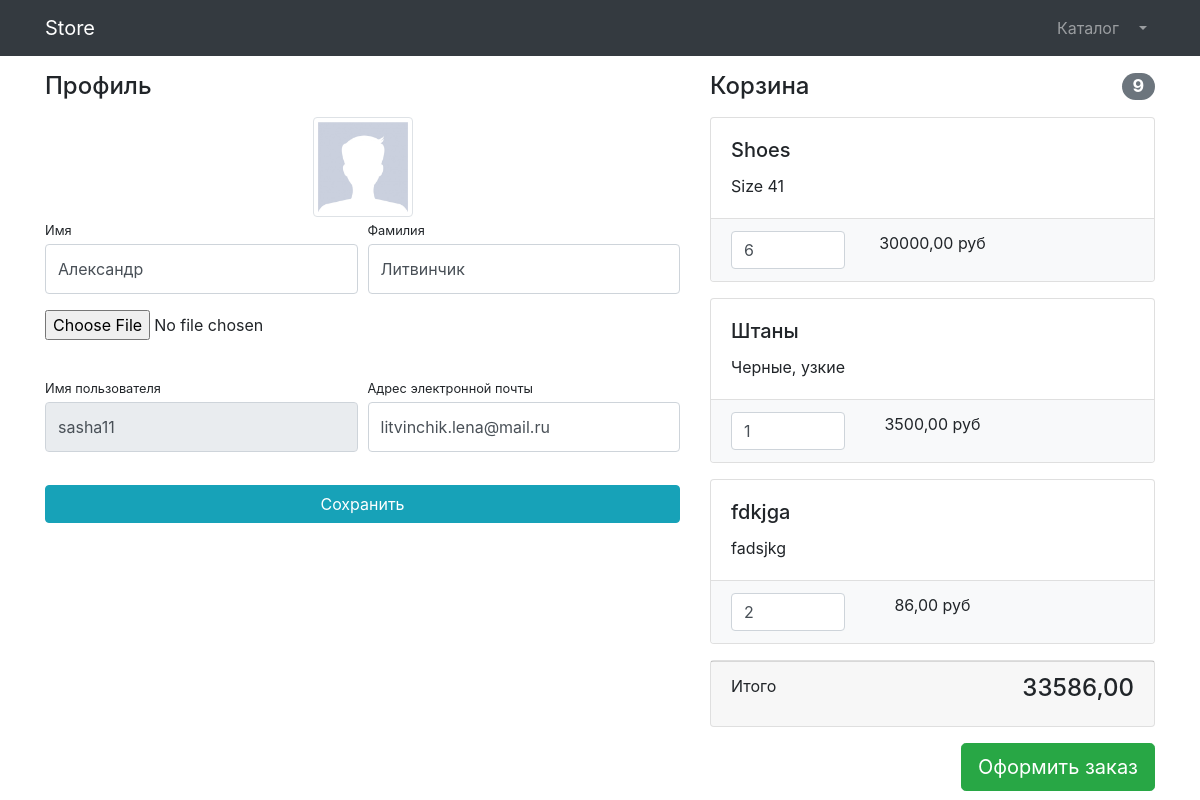
Page /accounts/profile/4/ (signed in) on the committed database.
### users/models.py (models this page shows)
class User(AbstractUser):
    image = models.ImageField(upload_to='users_image', null=True, blank=True)
    is_verified_email = models.BooleanField(default=False)

### products/models.py (models this page shows, shortened)
class Basket(models.Model):
    user = models.ForeignKey(to=User, on_delete=models.CASCADE)
    product = models.ForeignKey(to=Product, on_delete=models.CASCADE)
    quantity = models.PositiveIntegerField(default=0)
    created_timestamp = models.DateTimeField(auto_now_add=True)
    objects = BasketQuerySet.as_manager()
    def sum(self):
        return self.product.price * self.quantity

class Product(models.Model):
    name = models.CharField(max_length=256)
    description = models.TextField()
    price = models.DecimalField(max_digits=6, decimal_places=2)
    quantity = models.PositiveIntegerField(default=0)
    image = models.ImageField(upload_to='products_images')
    category = models.ForeignKey(to=ProductCategory, on_delete=models.CASCADE)
    class Meta:
        verbose_name = 'product'
        verbose_name_plural = 'products'

### users/views.py (the view, shortened to what this page needs)
# urls.py: path('profile/<int:pk>/', login_required(UserProfileView.as_view()), name='profile'),
class UserProfileView(TitleMixin, UpdateView):
    model = User
    form_class = UserProfileForm
    template_name = 'users/profile.html'
    title = 'Store - личный кабинет'

### users/forms.py
class UserProfileForm(UserChangeForm):
    first_name = forms.CharField(widget=forms.TextInput(attrs={'class': 'form-control py-4'}))
    last_name = forms.CharField(widget=forms.TextInput(attrs={'class': 'form-control py-4'}))
    email = forms.CharField(widget=forms.EmailInput(attrs={'class': 'form-control py-4'}))
    username = forms.CharField(widget=forms.TextInput(attrs={
        'class': 'form-control py-4', 'readonly': True}))
    image = forms.ImageField(widget=forms.FileInput(attrs={
        'class': 'custom-file-input'}), required=False)
    class Meta:
        model = User
        fields = ['first_name', 'last_name', 'image', 'username', 'email', ]

### common/views.py (called while the page is built)
    def get_context_data(self, **kwargs):
        context = super(TitleMixin, self).get_context_data(**kwargs)
        context['title'] = self.title
        return context

### products/context_processors.py (called while the page is built)
def baskets(request):
    user = request.user
    return {'baskets': Basket.objects.filter(user=user) if user.is_authenticated else []}

### products/models.py (called while the page is built)
    def total_sum(self):
        return sum(basket.sum() for basket in self)

    def total_quantity(self):
        return sum(basket.quantity for basket in self)

### users/templates/users/profile.html (shortened to what this page needs)
{% extends 'products/base.html' %}
{% load static %}
{% block css %}
    <link href="{% static 'vendor/css/profile.css' %}" rel="stylesheet">
{% endblock %}
{% block content %}
    <div class="container">
        <div class="row">
            <div class="col-lg-7">
                <h4 class="mt-3 mb-3">Профиль</h4>
                <div class="col-lg-12 text-center">
                    <img width="100" height="100"
                         src=" {% if user.image %}{{ user.image.url }}{% else %}  {% static  'vendor/img/users/default_avatar.jpg' %} {% endif %}"
                         class="img-thumbnail">
                </div>
                <form action="{% url 'users:profile' user.id %}" method="post" enctype="multipart/form-data">
                    <div class="form-row">
                        <div class="col-lg-6">
                            <div class="form-group">
                                <label class="small mb-1" for="{{ form.first_name.id_for_label }}">Имя</label>
                                {{ form.first_name }}
                            </div>
                        </div>
                        <div class="col-lg-6">
                            <div class="form-group">
                                <label class="small mb-1" for="{{ form.last_name.id_for_label }}">Фамилия</label>
                                {{ form.last_name }}
                            </div>
                        </div>
                    </div>
                    <div class="form-row mb-2">
                        <div class="col-lg-12">
                            <div class="custom-file">
                                <input type="file" class="{{ form.image.id_for_label }}" id="userAvatar" size="50">
                            </div>
                        </div>
                    </div>
                    <div class="form-row">
                        <div class="col-lg-6">
                            <label class="small mb-1" for="{{ form.username.id_for_label }}">Имя пользователя</label>
                            {{ form.username }}
                        </div>
                        <div class="col-lg-6">
                            <label class="small mb-1" for="{{ form.email.id_for_label }}">Адрес электронной
                                почты</label>
                            {{ form.email }}
                        </div>
                    </div>
                    <div class="form-row">
                        <div class="col-lg-12" style="margin-top: 33px;">
                            <input class="btn btn-info btn-block" type="submit" value="Сохранить">
                        </div>
                    </div>
                </form>
            </div>
            <div class="col-lg-5">
                {% include 'products/basket.html' %}
            </div>
        </div>
    </div>
{% endblock %}

### products/templates/products/basket.html (shortened to what this page needs)
{% if baskets %}
    <h4 class="mt-3 mb-3 d-flex justify-content-between align-items-center mb-3">
        Корзина <span class="badge badge-secondary badge-pill">{{ baskets.total_quantity }}</span>
    </h4>
    {% for basket in baskets %}
        <div class="card mb-3">
            <div class="card-body">
                <h5 class="card-title">{{ basket.product.name }}</h5>
                <p class="card-text">{{ basket.product.description }}</p>
            </div>
            <ul class="list-group list-group-flush">
                <li class="list-group-item bg-light">
                    <div class="row text-center">
                        <div class="col-lg-4">
                            <input name="basketID" type="number" class="form-control"
                                   value="{{ basket.quantity }}" min="0">
                        </div>
                        <div class="col-lg-4"><p class="card-text">{{ basket.sum }} руб</p></div>
                        <div class="col-lg-4">
                        </div>
                    </div>
                </li>
            </ul>
        </div>
    {% endfor %}
    <div class="card mb-3">
        <div class="card-footer">
            <p class="float-left">Итого</p>
            <h4 class="float-right">{{ baskets.total_sum }}</h4>
        </div>
    </div>
    <a class="btn btn-success btn-lg float-right" href="../orders/order-create.html">
        Оформить заказ
    </a>
{% else %}
    <h4 class="mt-3 mb-3 text-center">
        Корзина пуста
    </h4>
{% endif %}

### rows in the picture
User: first_name "Александр", last_name "Литвинчик", username "sasha11", email "litvinchik.lena@mail.ru"
Basket: total_quantity "9", product.name "Shoes", product.description "Size 41", basketID "6", sum "30000,00", total_sum "33586,00"
Basket: product.name "Штаны", product.description "Черные, узкие", basketID "1", sum "3500,00"
Basket: product.name "fdkjga", product.description "fadsjkg", basketID "2", sum "86,00"
